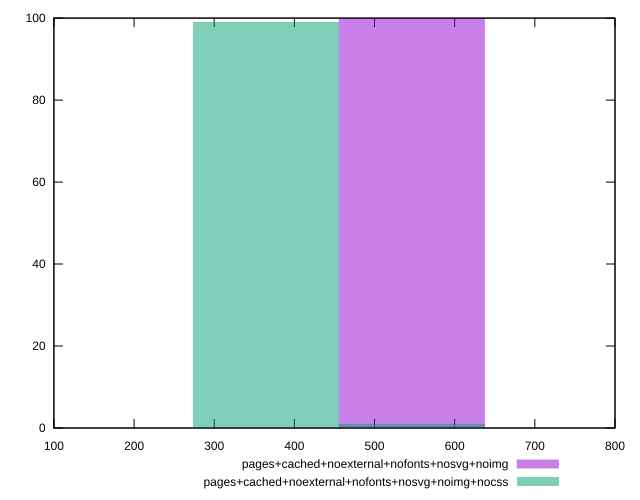

This chart was generated by the following gnuplot code:
reset
set terminal svg size 640, 500 enhanced background rgb 'white'
set output "reprap/mainthread-work-breakdown/comparison/histogram/11_vs_12.svg"

$pagesCachedNoexternalNofontsNosvgNoimg <<EOF
546.4575664382874 100
EOF

$pagesCachedNoexternalNofontsNosvgNoimgNocss <<EOF
364.30504429219155 99
546.4575664382874 1
EOF

set key outside below
set boxwidth 182.15252214609578
set yrange [0:100]
set style fill transparent solid 0.5 noborder

plot \
  $pagesCachedNoexternalNofontsNosvgNoimg title "pages+cached+noexternal+nofonts+nosvg+noimg" with boxes, \
  $pagesCachedNoexternalNofontsNosvgNoimgNocss title "pages+cached+noexternal+nofonts+nosvg+noimg+nocss" with boxes, \


reset
